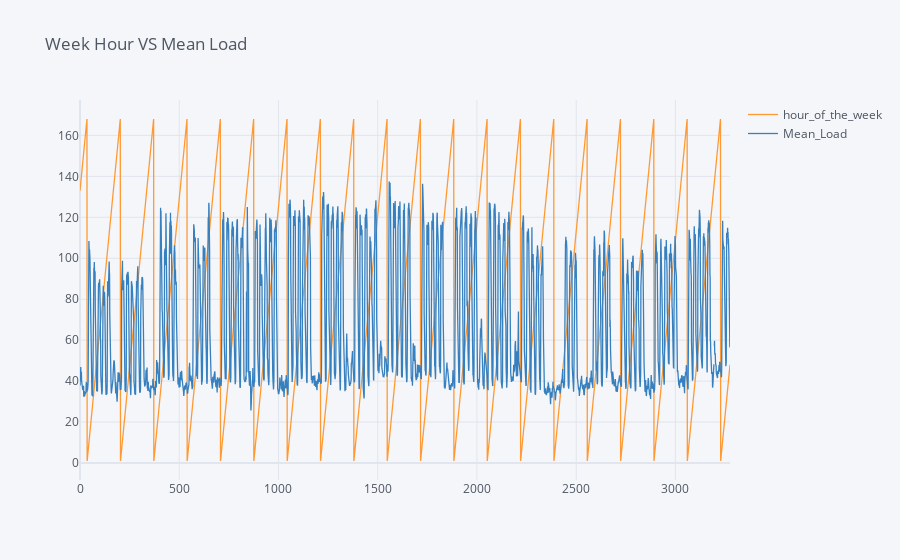

This figure's notebook cell:
### Code cell
df.iplot(title='Week Hour VS Mean Load')

### Figure 1 — Plotly figure (JSON) as saved in the notebook; plotly's stock layout.template omitted (floating-point values rounded to 4 significant figures; data arrays with more than 128 entries replaced by an {"elided": "..."} marker saying what was removed)
{"data": [{"line": {"color": "rgba(255, 153, 51, 1.0)", "dash": "solid", "shape": "linear", "width": 1.3}, "mode": "lines", "name": "hour_of_the_week", "text": "", "type": "scatter", "x": {"elided": "3276 int values"}, "y": {"elided": "3276 int values"}}, {"line": {"color": "rgba(55, 128, 191, 1.0)", "dash": "solid", "shape": "linear", "width": 1.3}, "mode": "lines", "name": "Mean_Load", "text": "", "type": "scatter", "x": {"elided": "3276 int values"}, "y": {"elided": "3276 mixed values"}}], "layout": {"legend": {"bgcolor": "#F5F6F9", "font": {"color": "#4D5663"}}, "paper_bgcolor": "#F5F6F9", "plot_bgcolor": "#F5F6F9", "title": {"font": {"color": "#4D5663"}, "text": "Week Hour VS Mean Load"}, "xaxis": {"gridcolor": "#E1E5ED", "showgrid": true, "tickfont": {"color": "#4D5663"}, "title": {"font": {"color": "#4D5663"}, "text": ""}, "zerolinecolor": "#E1E5ED"}, "yaxis": {"gridcolor": "#E1E5ED", "showgrid": true, "tickfont": {"color": "#4D5663"}, "title": {"font": {"color": "#4D5663"}, "text": ""}, "zerolinecolor": "#E1E5ED"}}}
